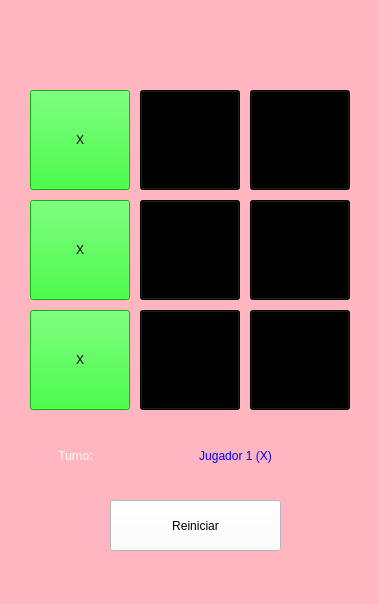
<?xml version="1.0" encoding="UTF-8"?>
<ui version="4.0">
 <class>MainWindow</class>
 <widget class="QMainWindow" name="MainWindow">
  <property name="geometry">
   <rect>
    <x>0</x>
    <y>0</y>
    <width>378</width>
    <height>604</height>
   </rect>
  </property>
  <property name="windowTitle">
   <string>MainWindow</string>
  </property>
  <property name="styleSheet">
   <string notr="true">background-color: rgb(255, 182, 193);</string> <!-- Fondo rosa -->
  </property>
  <widget class="QWidget" name="centralwidget">
   <widget class="QPushButton" name="s1">
    <property name="geometry">
     <rect>
      <x>30</x>
      <y>90</y>
      <width>100</width>
      <height>100</height>
     </rect>
    </property>
    <property name="styleSheet">
     <string notr="true">background-color: rgb(0, 255, 0); font: 36pt "Comic Sans MS";</string> <!-- X en verde -->
    </property>
    <property name="text">
     <string>X</string>
    </property>
   </widget>
   <widget class="QPushButton" name="s2">
    <property name="geometry">
     <rect>
      <x>140</x>
      <y>90</y>
      <width>100</width>
      <height>100</height>
     </rect>
    </property>
    <property name="styleSheet">
     <string notr="true">font: 36pt "Comic Sans MS"; background-color: rgb(0, 0, 0);</string> <!-- O en negro -->
    </property>
    <property name="text">
     <string>O</string>
    </property>
   </widget>
   <widget class="QPushButton" name="s3">
    <property name="geometry">
     <rect>
      <x>250</x>
      <y>90</y>
      <width>100</width>
      <height>100</height>
     </rect>
    </property>
    <property name="styleSheet">
     <string notr="true">font: 36pt "Comic Sans MS"; background-color: rgb(0, 0, 0);</string> <!-- O en negro -->
    </property>
    <property name="text">
     <string>O</string>
    </property>
   </widget>
   <widget class="QPushButton" name="s5">
    <property name="geometry">
     <rect>
      <x>140</x>
      <y>200</y>
      <width>100</width>
      <height>100</height>
     </rect>
    </property>
    <property name="styleSheet">
     <string notr="true">font: 36pt "Comic Sans MS"; background-color: rgb(0, 0, 0);</string> <!-- O en negro -->
    </property>
    <property name="text">
     <string>O</string>
    </property>
   </widget>
   <widget class="QPushButton" name="s6">
    <property name="geometry">
     <rect>
      <x>250</x>
      <y>200</y>
      <width>100</width>
      <height>100</height>
     </rect>
    </property>
    <property name="styleSheet">
     <string notr="true">font: 36pt "Comic Sans MS"; background-color: rgb(0, 0, 0);</string> <!-- O en negro -->
    </property>
    <property name="text">
     <string>O</string>
    </property>
   </widget>
   <widget class="QPushButton" name="s4">
    <property name="geometry">
     <rect>
      <x>30</x>
      <y>200</y>
      <width>100</width>
      <height>100</height>
     </rect>
    </property>
    <property name="styleSheet">
     <string notr="true">background-color: rgb(0, 255, 0); font: 36pt "Comic Sans MS";</string> <!-- X en verde -->
    </property>
    <property name="text">
     <string>X</string>
    </property>
   </widget>
   <widget class="QPushButton" name="s8">
    <property name="geometry">
     <rect>
      <x>140</x>
      <y>310</y>
      <width>100</width>
      <height>100</height>
     </rect>
    </property>
    <property name="styleSheet">
     <string notr="true">font: 36pt "Comic Sans MS"; background-color: rgb(0, 0, 0);</string> <!-- O en negro -->
    </property>
    <property name="text">
     <string>O</string>
    </property>
   </widget>
   <widget class="QPushButton" name="s9">
    <property name="geometry">
     <rect>
      <x>250</x>
      <y>310</y>
      <width>100</width>
      <height>100</height>
     </rect>
    </property>
    <property name="styleSheet">
     <string notr="true">font: 36pt "Comic Sans MS"; background-color: rgb(0, 0, 0);</string> <!-- O en negro -->
    </property>
    <property name="text">
     <string>O</string>
    </property>
   </widget>
   <widget class="QPushButton" name="s7">
    <property name="geometry">
     <rect>
      <x>30</x>
      <y>310</y>
      <width>100</width>
      <height>100</height>
     </rect>
    </property>
    <property name="styleSheet">
     <string notr="true">background-color: rgb(0, 255, 0); font: 36pt "Comic Sans MS";</string> <!-- X en verde -->
    </property>
    <property name="text">
     <string>X</string>
    </property>
   </widget>
   <widget class="QLabel" name="label_2">
    <property name="geometry">
     <rect>
      <x>30</x>
      <y>430</y>
      <width>91</width>
      <height>51</height>
     </rect>
    </property>
    <property name="styleSheet">
     <string notr="true">font: 75 20pt "Comic Sans MS"; color: rgb(255, 255, 255);</string>
    </property>
    <property name="text">
     <string>Turno:</string>
    </property>
    <property name="alignment">
     <set>Qt::AlignCenter</set>
    </property>
   </widget>
   <widget class="QLabel" name="lbTurno">
    <property name="geometry">
     <rect>
      <x>120</x>
      <y>430</y>
      <width>231</width>
      <height>51</height>
     </rect>
    </property>
    <property name="styleSheet">
     <string notr="true">font: 75 20pt "Comic Sans MS"; color: rgb(255, 255, 255); color: rgb(0, 0, 255);</string>
    </property>
    <property name="text">
     <string>Jugador 1 (X)</string>
    </property>
    <property name="alignment">
     <set>Qt::AlignCenter</set>
    </property>
   </widget>
   <widget class="QPushButton" name="btnReset">
    <property name="geometry">
     <rect>
      <x>110</x>
      <y>500</y>
      <width>171</width>
      <height>51</height>
     </rect>
    </property>
    <property name="styleSheet">
     <string notr="true">font: 20pt "Comic Sans MS"; background-color: rgb(255, 255, 255);</string>
    </property>
    <property name="text">
     <string>Reiniciar</string>
    </property>
   </widget>
  </widget>
  <widget class="QMenuBar" name="menubar">
   <property name="geometry">
    <rect>
     <x>0</x>
     <y>0</y>
     <width>378</width>
     <height>21</height>
    </rect>
   </property>
  </widget>
  <widget class="QStatusBar" name="statusbar"/>
 </widget>
 <resources/>
 <connections/>
</ui>
